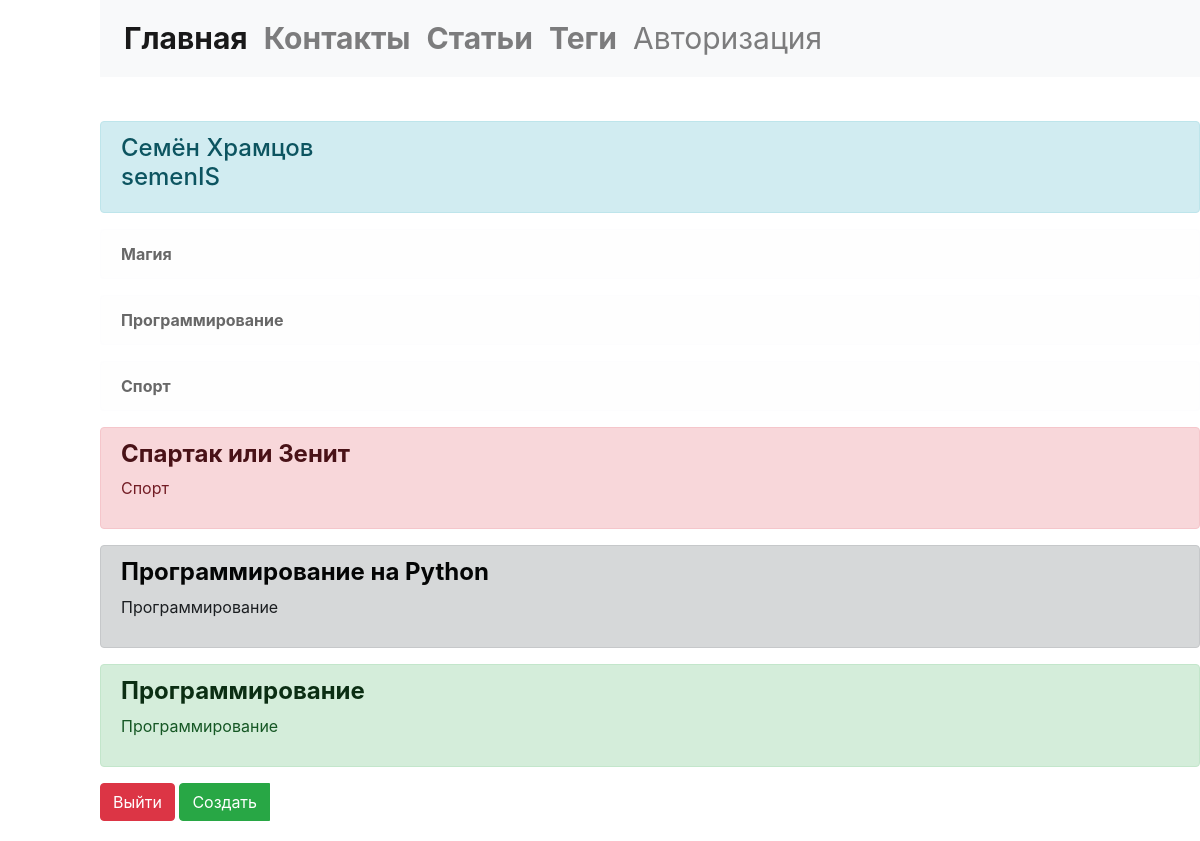
Before: /kabinet/semenIS/ with the older database file.
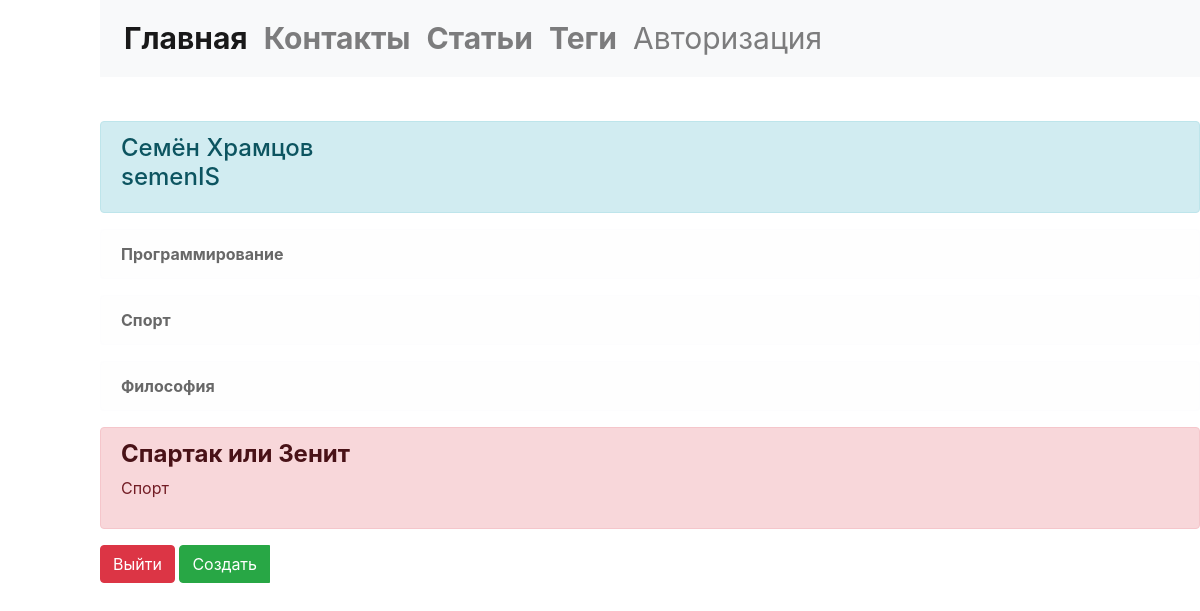
After: the same page with the newer database file.
### Main/models.py (models this page shows, shortened)
class Tag(models.Model):
    name = models.CharField('Название', max_length=30, unique=True)
    slug = models.SlugField('URL', unique=True)
    author = models.ForeignKey('auth.User', on_delete=models.CASCADE,)
    def __str__(self):
        return self.name
    class Meta:
        verbose_name = 'Тег'
        verbose_name_plural = 'Теги'
        ordering = ["name"]

class MyArticles(models.Model):
    colors = {
        "success":'green',
        'warning':"yellow",
        'danger':"red" ,
        'dark': "black" ,
        'light': 'white',
        'info': 'blue',
   }
    name = models.CharField('Название', max_length=60, unique=True,)
    author = models.ForeignKey('auth.User', on_delete = models.CASCADE,)
    text = models.TextField('Tекст',)
    slug = models.SlugField(verbose_name='URL', max_length=50,)
    html_text = models.TextField(editable=False)
    data = models.DateTimeField('Дата', auto_now_add=True,)
    color = models.CharField('Цвет',max_length=10, choices=colors.items(), default='green')
    tag = models.ForeignKey(Tag, on_delete = models.CASCADE,verbose_name='тег',blank=True)
    class Meta:
        ordering = ["-name"]
        verbose_name = 'Статья'
        verbose_name_plural = 'Статьи'

### Main/views.py (the view)
# urls.py: path('kabinet/<path:username>/', views.kabinet, name='kabinet'),
def kabinet(request, username):
    user = User.objects.get(username=username)
    list_ = zip(
        MyArticles.objects.filter(author=user).__iter__(),
        Tag.objects.filter(author=user).__iter__(),
    )
    return render(request, 'user/kabinet.html', context={
        'user': user,
        'list_tag': Tag.objects.filter(author=user),
        'list_myarticles': MyArticles.objects.filter(author=user),
    })

### template/user/kabinet.html (shortened to what this page needs)
{% extends "layaut.html" %}
{% block content %}
        <div class="alert alert-info">
            <h4 class="alert-heading">
                {{user.first_name}}
                {{user.last_name}} <br>
                {{user.username}} <br>
            </h4>
        </div>
        <div class="grid-only">
            <div class="tags">
                {% for tag in list_tag %}
                <div class="alert alert-light tag">
                    <a href='{% url "main:tag_detail" slug=tag.slug %}' class="alert-link">
                        {{tag}}
                    </a>
                </div>
                {% endfor %}
            </div>
            <div class="articles">
                {% for i in list_myarticles %}
                <div class="alert alert-{{i.color}} article" role="alert">
                    <h4>
                        <a href='{% url "main:detail" i.slug %}' class="alert-link">
                            {{i.name}}
                        </a>
                    </h4>
                    <p>{{i.tag}}</p>
                </div>
                {% endfor %}
            </div>
          </div>
          <a href="{% url 'main:lagaut' username=user.username%} " class="btn btn-danger">Выйти</a>
          <div class="btn-group" role="group">
                <div class="btn-group" role="group">
                  <button id="btnGroupDrop1" class="btn btn-success btn-a" data-toggle="dropdown" aria-haspopup="true" aria-expanded="false">
                    Создать
                  </button>
                </div>
              </div>
    </div>
{% endblock content %}

### template/layaut.html (shortened to what this page needs)
{% load static %}
<!DOCTYPE html>
<html lang="en">
<head>
    <link rel="stylesheet" href="{% static 'css/base.css' %}">
    <link rel="stylesheet" href="https://stackpath.bootstrapcdn.com/bootstrap/4.3.1/css/bootstrap.min.css">
</head>
<body>
    <nav class="navbar navbar-expand-lg navbar-light bg-light mheader2 mheader" style="color: #fff">
        <div class="collapse navbar-collapse" id="navbarSupportedContent">
          <ul class="navbar-nav mr-auto">
            <li class="alert-link active">
              <a class="nav-link" href="{% url 'main:index' %}">
                Главная <span class="sr-only">(current)</span>
              </a>
            </li>
            <li class="alert-link">
              <a class="nav-link" href="{% url 'main:contacts' %}">
                Контакты
              </a>
            </li>
            <li class="alert-link">
              <a class="nav-link" href="{% url 'main:articles' %}">
                Статьи
              </a>
            </li>
            <li class="alert-link">
              <a class="nav-link" href="{% url 'main:tags' %}">
                Теги
              </a>
            </li>
            <li class="nav-item">
              {% if request.user.is_authenticated %}
              <a class="nav-link" href="{% url 'main:kabinet' username=request.user.username %}">
                  Личный кабинет
                </a>
              {% else %}
              <a class="nav-link" href="{% url 'main:registr' %}">
                Авторизация
              </a>
              {% endif %}
            </li>
          </ul>
        </div>
      </nav>
      <br>
    <div id="contentpage" class='mheader'>
        {% block content %}{% endblock %}
</body>
</html>

### static/css/base.css (style rules this page uses)
.mheader { margin-bottom: 20px; margin-left: 100px; }
.mheader2 { padding-bottom: 20px; padding-left: 100px; }
.mheader ul li a { font-size: 30px; }

Changed rows visible on the page:
removed Tag: name "Магия"
removed MyArticles: name "Программирование на Python", tag "Программирование"
removed MyArticles: name "Программирование", tag "Программирование"
added Tag: name "Философия"
